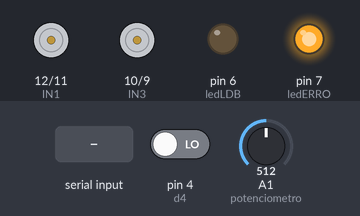
Bench run of a sketch on a simulated Arduino Uno, built with avr-gcc and run on an emulated ATmega328P. Shown: motor-driver pin pairs drawn as motors (green arrow = first pin HIGH = forward, orange = second pin HIGH = backward, longer = more drive, scaled by the enable pin), output pins drawn as LEDs (lit = HIGH). Inputs (shaded band) come from the test bench; at power-on: pin 4 (d4) LOW, A1 (potenciometro) = 512.

Above: at 1.2 s.
1.3 s: "e" received over Serial
At 1.7 s:
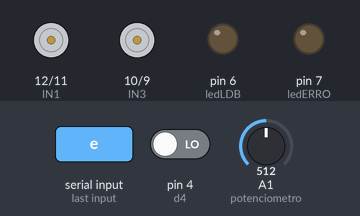
4.3 s: "f" received over Serial
At 5.1 s:
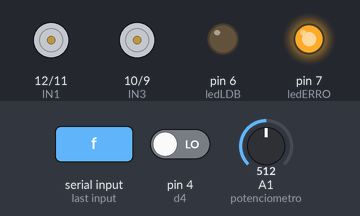
7.3 s: "t" received over Serial
At 7.7 s:
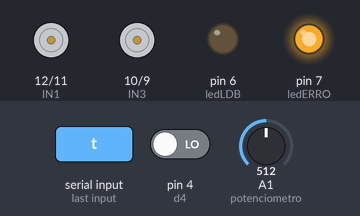
10.3 s: "d" received over Serial
At 10.7 s:
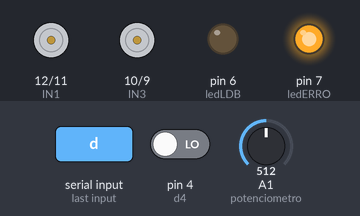
13.3 s: "e" received over Serial
At 14.1 s:
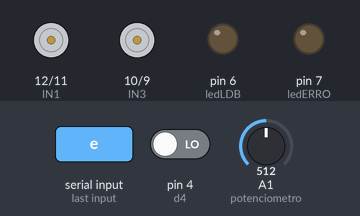
16.3 s: "f" received over Serial
At 16.7 s:
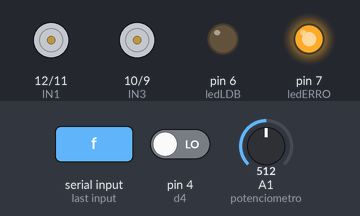
Timing chart, 0 to 19.3 s (numbered marks = the images above; inputs shaded):
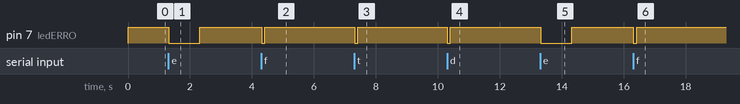

The sketch:

ardunio_UNO_horaciofinal.ino
```cpp
//arduino UNO
//Motores
const int ENA=13;
const int IN1=12;
const int IN2=11;
const int IN3=10;
const int IN4=9;
const int ENB=8;
//saidas e entradas
const int ledERRO=7;
const int ledLDB=6;
const int botao=5;
const int potenciometro = A1;
//comunicação entre os arduinos
const int d4=4;
const int d3=3;
const int d2=2;
//var's de controle
float dis;
int disE;
int disD;
int velo;

void setup(){
  //inciar comunicação serial pelo bluetooth
  Serial.begin(9600);
  //pinos de saidas para motores
  pinMode(ENA,OUTPUT);
  pinMode(IN1,OUTPUT);
  pinMode(IN2,OUTPUT);
  pinMode(IN3,OUTPUT);
  pinMode(IN4,OUTPUT);
  pinMode(ENB,OUTPUT);
  // S/E
  pinMode(ledERRO,OUTPUT);
  pinMode(ledLDB,OUTPUT);
  pinMode(botao,INPUT);
  //ARDUINO
  pinMode(d4,INPUT);
  pinMode(d3,INPUT);
  pinMode(d2,INPUT);
}
void passo(){
  digitalWrite(ENA,LOW);
  digitalWrite(ENB,LOW);
  digitalWrite(IN1,LOW);
  digitalWrite(IN2,HIGH);
  digitalWrite(IN3,HIGH);
  digitalWrite(IN4,LOW);
  analogWrite(ENA,velo);
  analogWrite(ENB,velo);
  delay(1000);
}

void desviar(){
  if((digitalRead(d3) == HIGH) && (digitalRead(d2) == LOW)){
    giroD();
    frente();
    giroE();
    frente();
  }
  else{
    if((digitalRead(d3) == LOW) && (digitalRead(d2) == HIGH)){
      giroE();
      frente();
      giroD();
      frente();
    }
    else{
      if((digitalRead(d3) == HIGH) && (digitalRead(d2) == HIGH)){
        Serial.println("trais");
        trais();
      }
      else
      {
        if((digitalRead(d3) == LOW) && (digitalRead(d2) == LOW)){
          digitalWrite(ledLDB,LOW);
          digitalWrite(ledERRO,HIGH);
          delay(2000);
          digitalWrite(ledERRO,LOW);
        }
      }
    }
  }
}


void frente(){
  if(digitalRead(d4)== LOW){
    passo();
  }
  else{
    if(digitalRead(d4)== HIGH){
      delay(5000);
      desviar();
    }
  }
}

void trais(){
  digitalWrite(ENA,HIGH);
  digitalWrite(ENB,HIGH);
  digitalWrite(IN1,HIGH);
  digitalWrite(IN2,LOW);
  digitalWrite(IN3,LOW);
  digitalWrite(IN4,HIGH);
  analogWrite(ENA,velo);
  analogWrite(ENB,velo);
  delay(100);
}
void giroE(){
  digitalWrite(ENA,HIGH);
  digitalWrite(ENB,LOW);
  digitalWrite(IN1,HIGH);
  digitalWrite(IN2,LOW);
  digitalWrite(IN3,HIGH);
  digitalWrite(IN4,LOW);
  analogWrite(ENA,velo);
  analogWrite(ENB,velo);
  delay(100);
}
void giroD(){
  digitalWrite(ENA,LOW);
  digitalWrite(ENB,HIGH);
  digitalWrite(IN1,LOW);
  digitalWrite(IN2,HIGH);
  digitalWrite(IN3,LOW);
  digitalWrite(IN4,HIGH);
  analogWrite(ENA,velo);
  analogWrite(ENB,velo);
  delay(100);
}
void parar(){
  analogWrite(ENA,0);
  analogWrite(ENB,0);

}
void S(){
  digitalWrite(ledLDB,HIGH);
}
void loop(){
  char ctrl = Serial.read();
  int pot=analogRead(potenciometro);
  velo=map(pot, 0, 1023, 0, 255);
  //Serial.println(velo);

  switch (ctrl){
  case 'e':
    frente();
    S();
    break;
  case 'f':
    giroE();
    S();
    break;
  case 't':
    giroD();
    S();
    break;
  case 'd':
    trais();
    S();
    break;
  case 'p':
    parar();
    S();
    break;
  default:
    digitalWrite(ledLDB,LOW);
    digitalWrite(ledERRO,HIGH);
    delay(20);
    digitalWrite(ledERRO,LOW);
    break;
  }

}
```

Measured:
- after the input at 1.3 s, pin 7 (ledERRO): HIGH → LOW at once, → HIGH 1.0 s later
- after the input at 4.3 s, pin 7 (ledERRO): HIGH → LOW at once, → HIGH 0.10 s later
- after the input at 7.3 s, pin 7 (ledERRO): HIGH → LOW at once, → HIGH 0.10 s later
- after the input at 10.3 s, pin 7 (ledERRO): HIGH → LOW at once, → HIGH 0.10 s later
- after the input at 13.3 s, pin 7 (ledERRO): HIGH → LOW at once, → HIGH 1.0 s later
- after the input at 16.3 s, pin 7 (ledERRO): HIGH → LOW at once, → HIGH 0.10 s later
